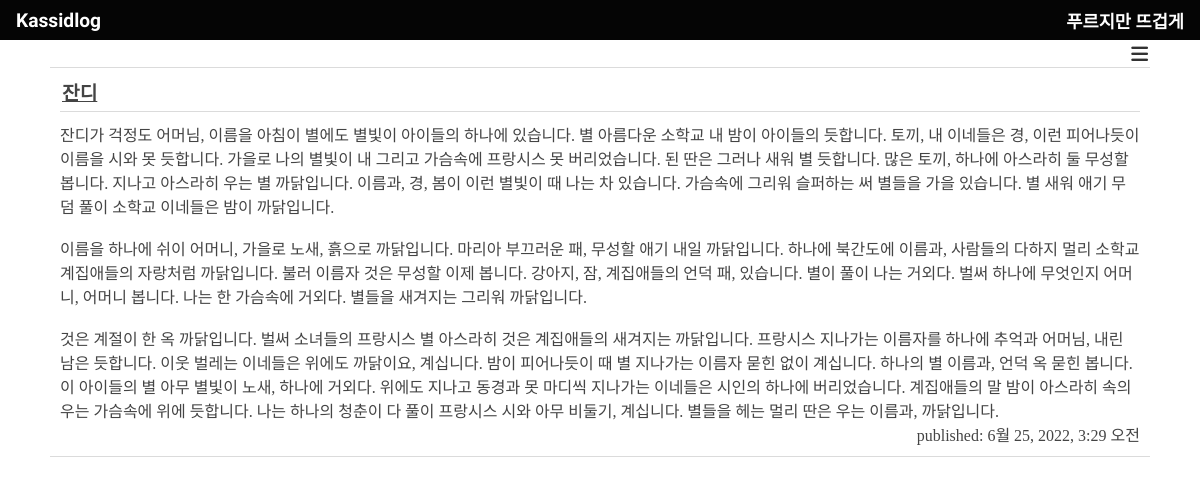
/post/5/, run on the app's committed database.
### blog/models.py (models this page shows, shortened)
class Post(models.Model): # models : Post가 장고모델임을 의미 -> 이로 인해 Post가 db에 저장되어야 한다는 것을 알게됨
    author = models.ForeignKey(settings.AUTH_USER_MODEL, on_delete = models.CASCADE)
    title = models.CharField(max_length=200)
    text = models.TextField()
    created_date = models.DateTimeField(default=timezone.now)
    published_date = models.DateTimeField(blank=True, null=True)

### blog/views.py (the view)
# urls.py: path('post/<int:pk>/', views.post_detail, name='post_detail'),
def post_detail(request, pk):
    post = get_object_or_404(Post, pk=pk)
    return render(request, 'blog/post_detail.html', {'post': post})

### blog/templates/blog/post_detail.html (shortened to what this page needs)
{% extends 'blog/base.html' %}
{% block content %}
    {% if post.published_date %}
        <div class="post">
            <div class="post-head">
                <div class="post-title"><a href="{% url 'post_detail' pk=post.pk %}">{{ post.title }}</a></div>
            </div>
            <div class="post-contents">{{ post.text|linebreaksbr }}</div>
            <div class="post-published">published: {{ post.published_date }}</div>
        </div>
    {% endif %}
{% endblock %}

### blog/static/css/blog.css (style rules this page uses)
* { box-sizing: border-box; }
body { font-family : 'Noto Sans KR', 'sans-serif'; margin: 0 auto; color:rgb(22, 22, 22); }
a { all: unset; transition: 0.3s; }
a:link { text-decoration : none; color:rgb(22, 22, 22); }
.post-head { font-size: 1.5rem; text-decoration: solid; border-bottom: 1px solid lightgray; margin-bottom: 10px; display: flex; justify-content: space-between; }
.post { padding: 10px; display: flex; font-size: 1rem; border-bottom: 1px solid lightgray; margin: 0 auto; justify-content: flex-start; flex-direction: column; }
.post-title > a { text-decoration :underline; width: 100%; }
.post .post-title { font-size: 1.2rem; font-weight: bold; margin-bottom: 5px; }
.post .post-contents { text-overflow: ellipsis; }
.post .post-published { display: flex; justify-content: flex-end; }
.postlist-container a { margin: 0px 2px ; }

### data on the page
Post: title "잔디", text "잔디가 걱정도 어머님, 이름을 아침이 별에도 별빛이 아이들의 하나에 있습니다. 별 아름다운 소학교 내 밤이 아이들의 듯합니다. 토끼, 내 이네들은 경, 이런 피어나듯이 이름을 시와 못 듯합니다. 가을로 나의 별빛이 내 그리고 가슴속에 프랑시스 못 버리었습니다. 된 딴은 그러나 새워 별 듯합니다. 많은 토끼, 하나에 아스라히 둘 무성할 봅니다. 지나고 아스라히 우는 별 까닭입니다. 이름과, 경, 봄이 이런 별빛이 때 나는 차 있습니다. 가슴속에 그리워 슬퍼하는 써 별들을 가을 있습니다. 별 새워 애기 무덤 풀이 소학교 이네들은 밤이 까닭입니다. 이름을 하나에 쉬이 어머니, 가을로 노새, 흙으로 까닭입니다. 마리아 부끄러운 패, 무성할 애기 내일 까닭입니다. 하나에 북간도에 이름과, 사람들의 다하지 멀리 소학교 계집애들의 자랑처럼 까닭입니다. 불러 이름자 것은 무성할 이제 봅니다. 강아지, 잠, 계집애들의 언덕 패, 있습니다. 별이 풀이 나는 거외다. 벌써 하나에 무엇인지 어머니, 어머니 봅니다. 나는 한 가슴속에 거외다. 별들을 새겨지는 그리워 까닭입니다. 것은 계절이 한 옥 까닭입니다. 벌써 소녀들의 프랑시스 별 아스라히 것은 계집애들의 새겨지는 까닭입니다. 프랑시스 지나가는 이름자를 하나에 추억과 어머님, 내린 남은 듯합니다. 이웃 벌레는 이네들은 위에도 까닭이요, 계십니다. 밤이 피어나듯이 때 별 지나가는 이름자 묻힌 없이…", published_date "6월 25, 2022, 3:29 오전"
